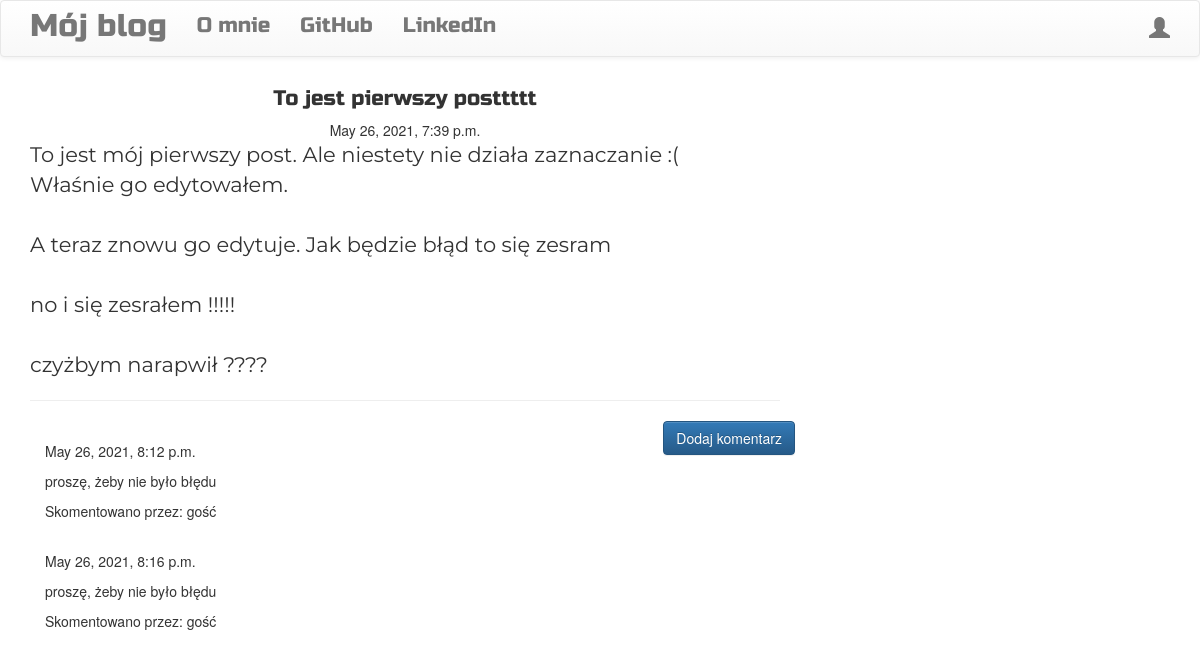
The app's page /post/1/ with its own data.
### blog_app/models.py (models this page shows, shortened)
class Post(models.Model):
    author = models.ForeignKey('auth.User', on_delete=models.CASCADE)
    title = models.CharField(max_length=200)
    text = models.TextField()
    created_date = models.DateTimeField(default=timezone.now)
    published_date = models.DateTimeField(blank=True, null=True)

class Comment(models.Model):
    post = models.ForeignKey('blog_app.Post', related_name='comments', on_delete=models.CASCADE)
    author = models.CharField(max_length=200)
    text = models.TextField()
    created_date = models.DateTimeField(default=timezone.now)
    approved_comment = models.BooleanField(default=False)

### blog_app/views.py (the view)
# urls.py: path('post/<int:pk>/', views.PostDetailView.as_view(), name='post_detail'),
class PostDetailView(DetailView):
    model = Post

### blog_app/templates/blog_app/post_detail.html (shortened to what this page needs)
<!DOCTYPE html>
{% extends "blog_app/base.html" %}
{% block body_block %}
  <h3 class="posttitle loader">{{ post.title }}</h3>
  {% if post.published_date %}
    <div class="date postdate">
      {{ post.published_date }}
    </div>
  {% else %}
    <a class="btn btn-default" href="{% url 'blog_app:post_publish' pk=post.pk %}">Opublikuj</a>
  {% endif %}
  <p class="postcontent">{{ post.text|safe|linebreaksbr }}</p>
  <hr>
  <a class="btn btn-primary btn-comment" href="{% url 'blog_app:add_comment_to_post' pk=post.pk %}">Dodaj komentarz</a>
  <div class="container">
    {% for comment in post.comments.all %}
      <br>
      {% if user.is_authenticated or comment.approved_comment %}
        {{ comment.created_date }}
        <p>{{ comment.text|safe|linebreaks }}</p>
        <p>Skomentowano przez: {{ comment.author }}</p>
      {% endif %}
      {% empty %}
      <p>Brak komentarzy</p>
    {% endfor %}
  </div>
{% endblock %}

### blog_app/static/blog_app/blog.css (style rules this page uses)
.postdate { text-align: center; }
.posttitle { font-family: 'Russo One', sans-serif; font-size: 1.5em; text-align: center; }
.postcontent { font-family: 'Montserrat', sans-serif; font-size: 1.5em; }
.btn-comment { position: absolute; right: 0px; }
.loader { filter:hue-rotate(0deg); color: linear-gradient(45deg,#0f8,#08f); animation:hue 5000ms infinite linear; }

### records on screen
Post: title "To jest pierwszy posttttt", published_date "May 26, 2021, 7:39 p.m.", text "To jest mój pierwszy post. Ale niestety nie działa zaznaczanie :( Właśnie go edytowałem. A teraz znowu go edytuje. Jak będzie błąd to się zesram no i się zesrałem !!!!! czyżbym narapwił ????"
Comment: created_date "May 26, 2021, 8:12 p.m.", text "proszę, żeby nie było błędu", author "gość"
Comment: created_date "May 26, 2021, 8:16 p.m.", text "proszę, żeby nie było błędu", author "gość"
